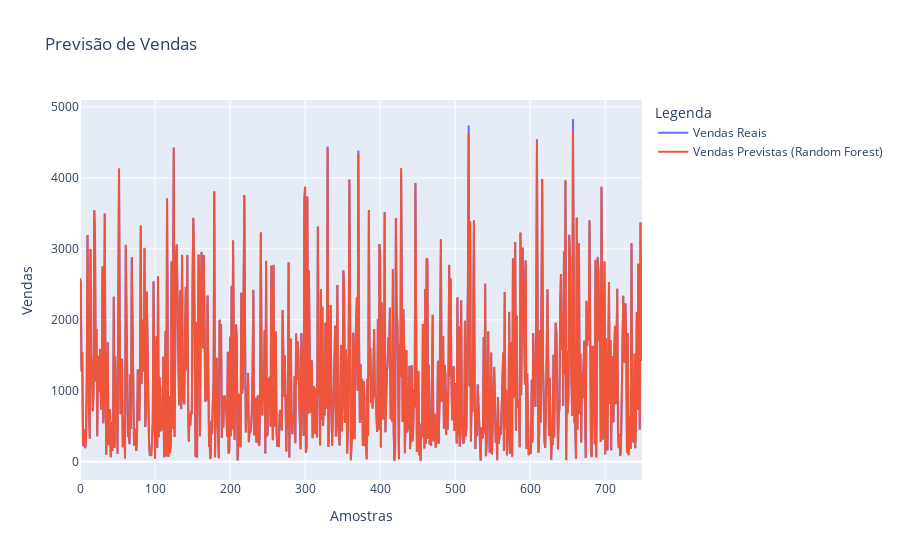

This figure's notebook cell:
### Markdown cell above
Visualizando as previsões

### Code cell
import plotly.graph_objects as go

# Criar gráfico com valores reais e previstos
fig = go.Figure()
fig.add_trace(go.Scatter(y=y_test.values, mode='lines', name="Vendas Reais"))
fig.add_trace(go.Scatter(y=previsao_random_forest, mode='lines', name="Vendas Previstas (Random Forest)"))

fig.update_layout(title="Previsão de Vendas",
                  xaxis_title="Amostras",
                  yaxis_title="Vendas",
                  legend_title="Legenda")

fig.show()

### Figure 1 — Plotly figure (JSON) as saved in the notebook; plotly's stock layout.template omitted (floating-point values rounded to 4 significant figures; data arrays with more than 128 entries replaced by an {"elided": "..."} marker saying what was removed)
{"data": [{"mode": "lines", "name": "Vendas Reais", "type": "scatter", "y": {"elided": "750 float values"}}, {"mode": "lines", "name": "Vendas Previstas (Random Forest)", "type": "scatter", "y": {"elided": "750 float values"}}], "layout": {"legend": {"title": {"text": "Legenda"}}, "title": {"text": "Previsão de Vendas"}, "xaxis": {"title": {"text": "Amostras"}}, "yaxis": {"title": {"text": "Vendas"}}}}
